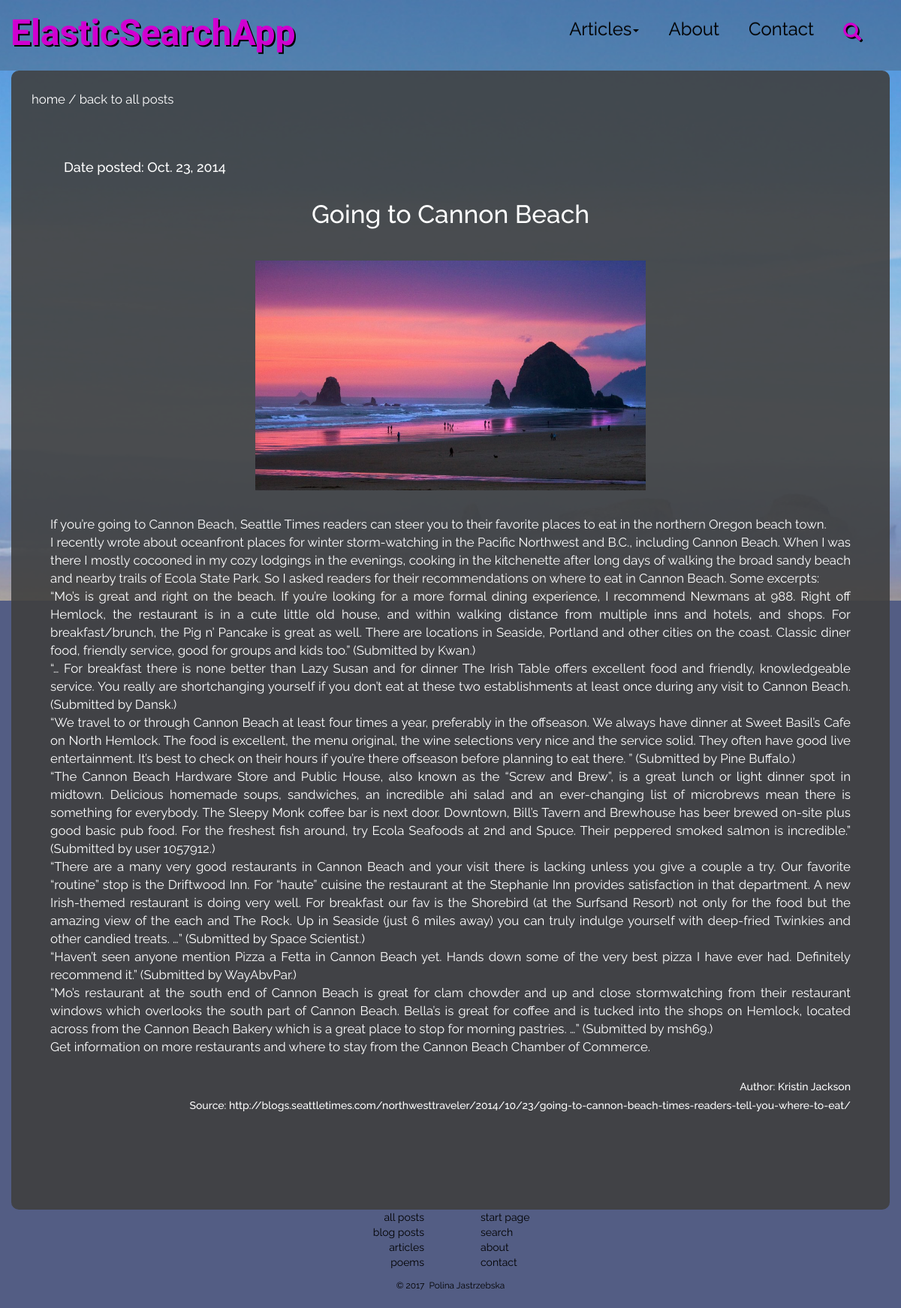
The app's page /texts/going-to-cannon-beach/ with its own data.
### searchapp/models.py (models this page shows, shortened)
class Article(models.Model):
    title = models.CharField(max_length=255, default='', null=True)
    body = models.TextField(max_length=100000, default='', null=True)
    date = models.DateField(blank=False, null=False)
    author = models.CharField(max_length=255, default='', null=True)
    source = models.CharField(max_length=255, default='', null=True)
    img = models.FileField(upload_to=upload_image, default='', blank=True, null=True)
    slug = models.SlugField(max_length=200, default='', unique=True)
    CATEGORY_CHOICES = (
        ('blog posts', 'blog posts'),
        ('articles', 'articles'),
        ('poems', 'poems')
    )
    category = models.FileField(max_length=50, choices=CATEGORY_CHOICES, default='', blank=True)

### searchapp/views.py (the view)
# urls.py: url(r'^texts/(?P<article_name_slug>[-\w]+)/$', page_views.article, name='article'),
def article(request, article_name_slug):
    context_dict = {}
    if request.GET.get("category"):
        return HttpResponseRedirect('/index?category={}'.format((request.GET["category"]).lower()))
    try:
        articles = Article.objects.get(slug=article_name_slug)
        context_dict['articles'] = articles
    except Article.DoesNotExist:
        messages.error(request, "Oops! There is no such article in the database.")
    return render(request, 'searchapp/article.html', context_dict)

### searchapp/templates/searchapp/article.html (shortened to what this page needs)
{% extends 'searchapp/base.html' %}
{% load static %}
{% block content %}
<div class="container" id="textspace">
  <div class="row">
    <div class="col-md-12">
      <a href="{% url 'start' %}">home</a>&nbsp;/&nbsp;<a href="{% url 'index' %}">back to all posts</a>
      {% if articles %}
      <div class="article-container">
      <h4>Date posted:&nbsp;{{ articles.date }}</h4>
      <h2>{{ articles.title }}</h2>
      {% if articles.img %}
      <img class="article-img" src="/media/{{ articles.img.url }}" alt="Article image"/>
      {% endif %}
      <p>{{ articles.body|safe }}</p>
      {% if articles.author %}
        <h5>Author:&nbsp;{{ articles.author }}</h5>
      {% endif %}
      {% if articles.source %}
        <h5>Source:&nbsp;<a href="{{ articles.source }}" target="_blank">{{ articles.source }}</a></h5>
      {% endif %}
      </div>
      {% endif %}
    </div>
  </div>
</div>
{% endblock %}

### records on screen
Article: date "Oct. 23, 2014", title "Going to Cannon Beach", img (picture), body "If you’re going to Cannon Beach, Seattle Times readers can steer you to their favorite places to eat in the northern Oregon beach town. I recently wrote about oceanfront places for winter storm-watching in the Pacific Northwest and B.C., including Cannon Beach. When I was there I mostly cocooned in my cozy lodgings in the evenings, cooking in the kitchenette after long days of walking the broad sandy beach and nearby trails of Ecola State Park. So I asked readers for their recommendations on where to eat in Cannon Beach. Some excerpts: “Mo’s is great and right on the beach. If you’re looking for a more formal dining experience, I recommend Newmans at 988. Right off Hemlock, the restaurant…", author "Kristin Jackson", source "http://blogs.seattletimes.com/northwesttraveler/2014/10/23/going-to-cannon-beach-times-readers-tell-you-where-to-eat/"
